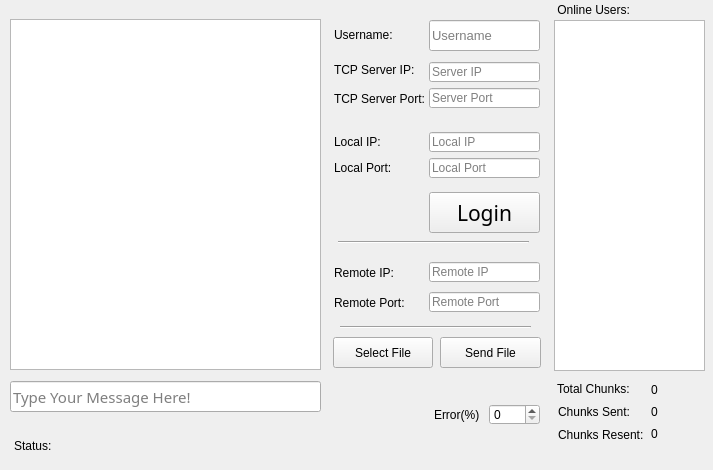
<?xml version="1.0" encoding="UTF-8"?>
<ui version="4.0">
 <class>ClientWindow</class>
 <widget class="QMainWindow" name="ClientWindow">
  <property name="enabled">
   <bool>true</bool>
  </property>
  <property name="geometry">
   <rect>
    <x>0</x>
    <y>0</y>
    <width>713</width>
    <height>470</height>
   </rect>
  </property>
  <property name="minimumSize">
   <size>
    <width>713</width>
    <height>470</height>
   </size>
  </property>
  <property name="maximumSize">
   <size>
    <width>713</width>
    <height>470</height>
   </size>
  </property>
  <property name="windowTitle">
   <string>Client</string>
  </property>
  <widget class="QWidget" name="centralWidget">
   <widget class="QPushButton" name="LoginBtn">
    <property name="geometry">
     <rect>
      <x>429</x>
      <y>192</y>
      <width>111</width>
      <height>41</height>
     </rect>
    </property>
    <property name="font">
     <font>
      <family>Segoe Marker</family>
      <pointsize>16</pointsize>
      <weight>50</weight>
      <bold>false</bold>
     </font>
    </property>
    <property name="text">
     <string>Login</string>
    </property>
   </widget>
   <widget class="QTextEdit" name="chatBox">
    <property name="enabled">
     <bool>true</bool>
    </property>
    <property name="geometry">
     <rect>
      <x>10</x>
      <y>19</y>
      <width>311</width>
      <height>351</height>
     </rect>
    </property>
    <property name="font">
     <font>
      <family>Segoe Marker</family>
      <pointsize>11</pointsize>
     </font>
    </property>
    <property name="readOnly">
     <bool>true</bool>
    </property>
   </widget>
   <widget class="QLineEdit" name="serverIP">
    <property name="geometry">
     <rect>
      <x>429</x>
      <y>62</y>
      <width>111</width>
      <height>20</height>
     </rect>
    </property>
    <property name="font">
     <font>
      <pointsize>9</pointsize>
     </font>
    </property>
    <property name="placeholderText">
     <string>Server IP</string>
    </property>
   </widget>
   <widget class="QLineEdit" name="serverPort">
    <property name="geometry">
     <rect>
      <x>429</x>
      <y>88</y>
      <width>111</width>
      <height>20</height>
     </rect>
    </property>
    <property name="font">
     <font>
      <pointsize>9</pointsize>
     </font>
    </property>
    <property name="placeholderText">
     <string>Server Port</string>
    </property>
   </widget>
   <widget class="QLabel" name="label_2">
    <property name="geometry">
     <rect>
      <x>334</x>
      <y>62</y>
      <width>91</width>
      <height>16</height>
     </rect>
    </property>
    <property name="font">
     <font>
      <pointsize>9</pointsize>
     </font>
    </property>
    <property name="text">
     <string>TCP Server IP:</string>
    </property>
   </widget>
   <widget class="QLabel" name="label_3">
    <property name="geometry">
     <rect>
      <x>334</x>
      <y>88</y>
      <width>101</width>
      <height>21</height>
     </rect>
    </property>
    <property name="font">
     <font>
      <pointsize>9</pointsize>
     </font>
    </property>
    <property name="text">
     <string>TCP Server Port:</string>
    </property>
   </widget>
   <widget class="QLineEdit" name="srcIP">
    <property name="geometry">
     <rect>
      <x>429</x>
      <y>132</y>
      <width>111</width>
      <height>20</height>
     </rect>
    </property>
    <property name="font">
     <font>
      <pointsize>9</pointsize>
     </font>
    </property>
    <property name="placeholderText">
     <string>Local IP</string>
    </property>
   </widget>
   <widget class="QLineEdit" name="srcPort">
    <property name="geometry">
     <rect>
      <x>429</x>
      <y>158</y>
      <width>111</width>
      <height>20</height>
     </rect>
    </property>
    <property name="font">
     <font>
      <pointsize>9</pointsize>
     </font>
    </property>
    <property name="placeholderText">
     <string>Local Port</string>
    </property>
   </widget>
   <widget class="QLineEdit" name="dstIP">
    <property name="geometry">
     <rect>
      <x>429</x>
      <y>262</y>
      <width>111</width>
      <height>20</height>
     </rect>
    </property>
    <property name="font">
     <font>
      <pointsize>9</pointsize>
     </font>
    </property>
    <property name="readOnly">
     <bool>true</bool>
    </property>
    <property name="placeholderText">
     <string>Remote IP</string>
    </property>
   </widget>
   <widget class="QLineEdit" name="dstPort">
    <property name="geometry">
     <rect>
      <x>429</x>
      <y>292</y>
      <width>111</width>
      <height>20</height>
     </rect>
    </property>
    <property name="font">
     <font>
      <pointsize>9</pointsize>
     </font>
    </property>
    <property name="readOnly">
     <bool>true</bool>
    </property>
    <property name="placeholderText">
     <string>Remote Port</string>
    </property>
   </widget>
   <widget class="QLabel" name="label_5">
    <property name="geometry">
     <rect>
      <x>334</x>
      <y>134</y>
      <width>61</width>
      <height>16</height>
     </rect>
    </property>
    <property name="font">
     <font>
      <pointsize>9</pointsize>
     </font>
    </property>
    <property name="text">
     <string>Local IP:</string>
    </property>
   </widget>
   <widget class="QLabel" name="label_6">
    <property name="geometry">
     <rect>
      <x>334</x>
      <y>160</y>
      <width>71</width>
      <height>16</height>
     </rect>
    </property>
    <property name="font">
     <font>
      <pointsize>9</pointsize>
     </font>
    </property>
    <property name="text">
     <string>Local Port:</string>
    </property>
   </widget>
   <widget class="QLabel" name="label_7">
    <property name="geometry">
     <rect>
      <x>334</x>
      <y>262</y>
      <width>71</width>
      <height>21</height>
     </rect>
    </property>
    <property name="font">
     <font>
      <pointsize>9</pointsize>
     </font>
    </property>
    <property name="text">
     <string>Remote IP:</string>
    </property>
   </widget>
   <widget class="QLabel" name="label_8">
    <property name="geometry">
     <rect>
      <x>334</x>
      <y>292</y>
      <width>81</width>
      <height>21</height>
     </rect>
    </property>
    <property name="font">
     <font>
      <pointsize>9</pointsize>
     </font>
    </property>
    <property name="text">
     <string>Remote Port:</string>
    </property>
   </widget>
   <widget class="QLabel" name="statusLbl">
    <property name="geometry">
     <rect>
      <x>14</x>
      <y>433</y>
      <width>41</width>
      <height>25</height>
     </rect>
    </property>
    <property name="font">
     <font>
      <pointsize>9</pointsize>
     </font>
    </property>
    <property name="autoFillBackground">
     <bool>false</bool>
    </property>
    <property name="text">
     <string>Status:</string>
    </property>
   </widget>
   <widget class="QLabel" name="label_9">
    <property name="geometry">
     <rect>
      <x>554</x>
      <y>-1</y>
      <width>91</width>
      <height>21</height>
     </rect>
    </property>
    <property name="font">
     <font>
      <pointsize>9</pointsize>
     </font>
    </property>
    <property name="text">
     <string> Online Users:</string>
    </property>
   </widget>
   <widget class="QListWidget" name="onlineUsers">
    <property name="geometry">
     <rect>
      <x>554</x>
      <y>20</y>
      <width>151</width>
      <height>351</height>
     </rect>
    </property>
   </widget>
   <widget class="Line" name="line">
    <property name="geometry">
     <rect>
      <x>338</x>
      <y>232</y>
      <width>191</width>
      <height>20</height>
     </rect>
    </property>
    <property name="orientation">
     <enum>Qt::Horizontal</enum>
    </property>
   </widget>
   <widget class="QLabel" name="label">
    <property name="geometry">
     <rect>
      <x>334</x>
      <y>24</y>
      <width>71</width>
      <height>21</height>
     </rect>
    </property>
    <property name="font">
     <font>
      <pointsize>9</pointsize>
     </font>
    </property>
    <property name="text">
     <string>Username:</string>
    </property>
   </widget>
   <widget class="QLineEdit" name="Username">
    <property name="geometry">
     <rect>
      <x>429</x>
      <y>20</y>
      <width>111</width>
      <height>31</height>
     </rect>
    </property>
    <property name="font">
     <font>
      <pointsize>10</pointsize>
     </font>
    </property>
    <property name="placeholderText">
     <string>Username</string>
    </property>
   </widget>
   <widget class="QPushButton" name="sendFileBtn">
    <property name="geometry">
     <rect>
      <x>440</x>
      <y>337</y>
      <width>101</width>
      <height>31</height>
     </rect>
    </property>
    <property name="font">
     <font>
      <pointsize>9</pointsize>
     </font>
    </property>
    <property name="text">
     <string>Send File</string>
    </property>
   </widget>
   <widget class="QPushButton" name="selectFile">
    <property name="geometry">
     <rect>
      <x>333</x>
      <y>337</y>
      <width>100</width>
      <height>31</height>
     </rect>
    </property>
    <property name="font">
     <font>
      <pointsize>9</pointsize>
     </font>
    </property>
    <property name="text">
     <string>Select File</string>
    </property>
   </widget>
   <widget class="QLabel" name="status">
    <property name="geometry">
     <rect>
      <x>58</x>
      <y>433</y>
      <width>451</width>
      <height>25</height>
     </rect>
    </property>
    <property name="font">
     <font>
      <pointsize>9</pointsize>
     </font>
    </property>
    <property name="text">
     <string/>
    </property>
   </widget>
   <widget class="QSpinBox" name="error">
    <property name="geometry">
     <rect>
      <x>489</x>
      <y>404</y>
      <width>51</width>
      <height>21</height>
     </rect>
    </property>
    <property name="font">
     <font>
      <pointsize>9</pointsize>
     </font>
    </property>
    <property name="maximum">
     <number>100</number>
    </property>
    <property name="value">
     <number>0</number>
    </property>
   </widget>
   <widget class="QLabel" name="label_10">
    <property name="geometry">
     <rect>
      <x>557</x>
      <y>379</y>
      <width>81</width>
      <height>20</height>
     </rect>
    </property>
    <property name="font">
     <font>
      <pointsize>9</pointsize>
     </font>
    </property>
    <property name="text">
     <string>Total Chunks:</string>
    </property>
   </widget>
   <widget class="QLabel" name="label_11">
    <property name="geometry">
     <rect>
      <x>558</x>
      <y>424</y>
      <width>91</width>
      <height>21</height>
     </rect>
    </property>
    <property name="font">
     <font>
      <pointsize>9</pointsize>
     </font>
    </property>
    <property name="text">
     <string>Chunks Resent:</string>
    </property>
   </widget>
   <widget class="QLabel" name="totalChunksLbl">
    <property name="geometry">
     <rect>
      <x>651</x>
      <y>379</y>
      <width>51</width>
      <height>21</height>
     </rect>
    </property>
    <property name="font">
     <font>
      <pointsize>9</pointsize>
     </font>
    </property>
    <property name="text">
     <string>0</string>
    </property>
   </widget>
   <widget class="QLabel" name="chunksResentLbl">
    <property name="geometry">
     <rect>
      <x>651</x>
      <y>424</y>
      <width>51</width>
      <height>20</height>
     </rect>
    </property>
    <property name="font">
     <font>
      <pointsize>9</pointsize>
     </font>
    </property>
    <property name="text">
     <string>0</string>
    </property>
   </widget>
   <widget class="QLabel" name="label_14">
    <property name="geometry">
     <rect>
      <x>434</x>
      <y>404</y>
      <width>51</width>
      <height>21</height>
     </rect>
    </property>
    <property name="font">
     <font>
      <pointsize>9</pointsize>
     </font>
    </property>
    <property name="text">
     <string>Error(%) </string>
    </property>
   </widget>
   <widget class="QLabel" name="label_12">
    <property name="geometry">
     <rect>
      <x>558</x>
      <y>401</y>
      <width>81</width>
      <height>21</height>
     </rect>
    </property>
    <property name="font">
     <font>
      <pointsize>9</pointsize>
     </font>
    </property>
    <property name="text">
     <string>Chunks Sent:</string>
    </property>
   </widget>
   <widget class="QLabel" name="chunksSentLbl">
    <property name="geometry">
     <rect>
      <x>651</x>
      <y>402</y>
      <width>51</width>
      <height>20</height>
     </rect>
    </property>
    <property name="font">
     <font>
      <pointsize>9</pointsize>
     </font>
    </property>
    <property name="text">
     <string>0</string>
    </property>
   </widget>
   <widget class="Line" name="line_2">
    <property name="geometry">
     <rect>
      <x>340</x>
      <y>317</y>
      <width>191</width>
      <height>20</height>
     </rect>
    </property>
    <property name="orientation">
     <enum>Qt::Horizontal</enum>
    </property>
   </widget>
   <widget class="QLineEdit" name="msgBox">
    <property name="geometry">
     <rect>
      <x>10</x>
      <y>381</y>
      <width>311</width>
      <height>31</height>
     </rect>
    </property>
    <property name="font">
     <font>
      <family>Segoe Marker</family>
      <pointsize>11</pointsize>
     </font>
    </property>
    <property name="placeholderText">
     <string>Type Your Message Here!</string>
    </property>
   </widget>
  </widget>
 </widget>
 <layoutdefault spacing="6" margin="11"/>
 <tabstops>
  <tabstop>Username</tabstop>
  <tabstop>serverIP</tabstop>
  <tabstop>serverPort</tabstop>
  <tabstop>srcIP</tabstop>
  <tabstop>srcPort</tabstop>
  <tabstop>LoginBtn</tabstop>
  <tabstop>dstIP</tabstop>
  <tabstop>dstPort</tabstop>
  <tabstop>onlineUsers</tabstop>
  <tabstop>sendFileBtn</tabstop>
  <tabstop>selectFile</tabstop>
  <tabstop>error</tabstop>
  <tabstop>msgBox</tabstop>
  <tabstop>chatBox</tabstop>
 </tabstops>
 <resources/>
 <connections/>
</ui>
